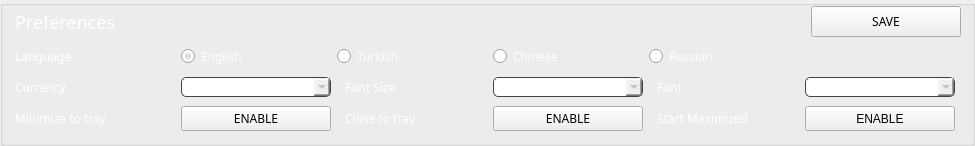
          <widget class="QGroupBox" name="groupBox_9">
           <property name="sizePolicy">
            <sizepolicy hsizetype="Preferred" vsizetype="Preferred">
             <horstretch>0</horstretch>
             <verstretch>0</verstretch>
            </sizepolicy>
           </property>
           <property name="styleSheet">
            <string notr="true">border-bottom: 1px solid #444;
</string>
           </property>
           <property name="title">
            <string/>
           </property>
           <layout class="QGridLayout" name="gridLayout_20">
            <property name="leftMargin">
             <number>12</number>
            </property>
            <property name="topMargin">
             <number>0</number>
            </property>
            <property name="bottomMargin">
             <number>12</number>
            </property>
            <item row="3" column="5">
             <widget class="QPushButton" name="b2_startMaximized">
              <property name="sizePolicy">
               <sizepolicy hsizetype="Expanding" vsizetype="Fixed">
                <horstretch>0</horstretch>
                <verstretch>0</verstretch>
               </sizepolicy>
              </property>
              <property name="minimumSize">
               <size>
                <width>150</width>
                <height>20</height>
               </size>
              </property>
              <property name="maximumSize">
               <size>
                <width>220</width>
                <height>25</height>
               </size>
              </property>
              <property name="text">
               <string>ENABLE</string>
              </property>
             </widget>
            </item>
            <item row="1" column="1" colspan="5">
             <layout class="QHBoxLayout" name="horizontalLayout_8">
              <item>
               <widget class="QRadioButton" name="m_english">
                <property name="sizePolicy">
                 <sizepolicy hsizetype="Expanding" vsizetype="Fixed">
                  <horstretch>0</horstretch>
                  <verstretch>0</verstretch>
                 </sizepolicy>
                </property>
                <property name="minimumSize">
                 <size>
                  <width>150</width>
                  <height>20</height>
                 </size>
                </property>
                <property name="maximumSize">
                 <size>
                  <width>150</width>
                  <height>20</height>
                 </size>
                </property>
                <property name="font">
                 <font>
                  <family>Poppins</family>
                 </font>
                </property>
                <property name="styleSheet">
                 <string notr="true">color: #fff; 

 border: 0px;</string>
                </property>
                <property name="text">
                 <string>English</string>
                </property>
                <property name="icon">
                 <iconset resource="../../resources.qrc">
                  <normaloff>:/images/flags/en</normaloff>:/images/flags/en</iconset>
                </property>
                <property name="checked">
                 <bool>true</bool>
                </property>
                <attribute name="buttonGroup">
                 <string notr="true">buttonGroup</string>
                </attribute>
               </widget>
              </item>
              <item>
               <widget class="QRadioButton" name="m_turkish">
                <property name="sizePolicy">
                 <sizepolicy hsizetype="Expanding" vsizetype="Fixed">
                  <horstretch>0</horstretch>
                  <verstretch>0</verstretch>
                 </sizepolicy>
                </property>
                <property name="minimumSize">
                 <size>
                  <width>150</width>
                  <height>20</height>
                 </size>
                </property>
                <property name="maximumSize">
                 <size>
                  <width>150</width>
                  <height>20</height>
                 </size>
                </property>
                <property name="font">
                 <font>
                  <family>Poppins</family>
                 </font>
                </property>
                <property name="styleSheet">
                 <string notr="true">color: #fff; 

 border: 0px;</string>
                </property>
                <property name="text">
                 <string>Turkish</string>
                </property>
                <property name="icon">
                 <iconset resource="../../resources.qrc">
                  <normaloff>:/images/flags/tr</normaloff>:/images/flags/tr</iconset>
                </property>
                <property name="checked">
                 <bool>false</bool>
                </property>
                <attribute name="buttonGroup">
                 <string notr="true">buttonGroup</string>
                </attribute>
               </widget>
              </item>
              <item>
               <widget class="QRadioButton" name="m_chinese">
                <property name="sizePolicy">
                 <sizepolicy hsizetype="Expanding" vsizetype="Fixed">
                  <horstretch>0</horstretch>
                  <verstretch>0</verstretch>
                 </sizepolicy>
                </property>
                <property name="minimumSize">
                 <size>
                  <width>150</width>
                  <height>20</height>
                 </size>
                </property>
                <property name="maximumSize">
                 <size>
                  <width>150</width>
                  <height>20</height>
                 </size>
                </property>
                <property name="font">
                 <font>
                  <family>Poppins</family>
                 </font>
                </property>
                <property name="styleSheet">
                 <string notr="true">color: #fff; 

 border: 0px;</string>
                </property>
                <property name="text">
                 <string>Chinese</string>
                </property>
                <property name="icon">
                 <iconset resource="../../resources.qrc">
                  <normaloff>:/images/flags/cn</normaloff>:/images/flags/cn</iconset>
                </property>
                <property name="checked">
                 <bool>false</bool>
                </property>
                <attribute name="buttonGroup">
                 <string notr="true">buttonGroup</string>
                </attribute>
               </widget>
              </item>
              <item>
               <widget class="QRadioButton" name="m_russian">
                <property name="sizePolicy">
                 <sizepolicy hsizetype="Expanding" vsizetype="Fixed">
                  <horstretch>0</horstretch>
                  <verstretch>0</verstretch>
                 </sizepolicy>
                </property>
                <property name="minimumSize">
                 <size>
                  <width>150</width>
                  <height>20</height>
                 </size>
                </property>
                <property name="maximumSize">
                 <size>
                  <width>150</width>
                  <height>20</height>
                 </size>
                </property>
                <property name="font">
                 <font>
                  <family>Poppins</family>
                 </font>
                </property>
                <property name="styleSheet">
                 <string notr="true">color: #fff; 

 border: 0px;</string>
                </property>
                <property name="text">
                 <string>Russian</string>
                </property>
                <property name="icon">
                 <iconset resource="../../resources.qrc">
                  <normaloff>:/images/flags/ru</normaloff>:/images/flags/ru</iconset>
                </property>
                <property name="checked">
                 <bool>false</bool>
                </property>
                <attribute name="buttonGroup">
                 <string notr="true">buttonGroup</string>
                </attribute>
               </widget>
              </item>
              <item>
               <spacer name="horizontalSpacer_11">
                <property name="orientation">
                 <enum>Qt::Horizontal</enum>
                </property>
                <property name="sizeHint" stdset="0">
                 <size>
                  <width>40</width>
                  <height>20</height>
                 </size>
                </property>
               </spacer>
              </item>
             </layout>
            </item>
            <item row="1" column="0">
             <widget class="QLabel" name="label_34">
              <property name="sizePolicy">
               <sizepolicy hsizetype="Minimum" vsizetype="Preferred">
                <horstretch>0</horstretch>
                <verstretch>0</verstretch>
               </sizepolicy>
              </property>
              <property name="minimumSize">
               <size>
                <width>160</width>
                <height>25</height>
               </size>
              </property>
              <property name="maximumSize">
               <size>
                <width>180</width>
                <height>25</height>
               </size>
              </property>
              <property name="font">
               <font>
                <family>Poppins</family>
               </font>
              </property>
              <property name="styleSheet">
               <string notr="true">color: #fff; 
border: 0px;
background: transparent;</string>
              </property>
              <property name="text">
               <string>Language</string>
              </property>
              <property name="alignment">
               <set>Qt::AlignLeading|Qt::AlignLeft|Qt::AlignVCenter</set>
              </property>
             </widget>
            </item>
            <item row="3" column="1">
             <widget class="QPushButton" name="b2_minToTrayButton">
              <property name="sizePolicy">
               <sizepolicy hsizetype="Expanding" vsizetype="Fixed">
                <horstretch>0</horstretch>
                <verstretch>0</verstretch>
               </sizepolicy>
              </property>
              <property name="minimumSize">
               <size>
                <width>150</width>
                <height>20</height>
               </size>
              </property>
              <property name="maximumSize">
               <size>
                <width>220</width>
                <height>25</height>
               </size>
              </property>
              <property name="font">
               <font>
                <family>Poppins</family>
               </font>
              </property>
              <property name="styleSheet">
               <string notr="true">/* This button style is handled automatically by OverviewFrame:setStyles() (in OverviewFrame.cpp) */</string>
              </property>
              <property name="text">
               <string>ENABLE</string>
              </property>
             </widget>
            </item>
            <item row="2" column="0">
             <widget class="QLabel" name="label_35">
              <property name="sizePolicy">
               <sizepolicy hsizetype="Minimum" vsizetype="Preferred">
                <horstretch>0</horstretch>
                <verstretch>0</verstretch>
               </sizepolicy>
              </property>
              <property name="minimumSize">
               <size>
                <width>0</width>
                <height>25</height>
               </size>
              </property>
              <property name="maximumSize">
               <size>
                <width>180</width>
                <height>25</height>
               </size>
              </property>
              <property name="font">
               <font>
                <family>Poppins</family>
               </font>
              </property>
              <property name="styleSheet">
               <string notr="true">color: #fff; 
border: 0px;
</string>
              </property>
              <property name="text">
               <string>Currency</string>
              </property>
              <property name="alignment">
               <set>Qt::AlignLeading|Qt::AlignLeft|Qt::AlignVCenter</set>
              </property>
             </widget>
            </item>
            <item row="3" column="3">
             <widget class="QPushButton" name="b2_closeToTrayButton">
              <property name="sizePolicy">
               <sizepolicy hsizetype="Expanding" vsizetype="Fixed">
                <horstretch>0</horstretch>
                <verstretch>0</verstretch>
               </sizepolicy>
              </property>
              <property name="minimumSize">
               <size>
                <width>150</width>
                <height>20</height>
               </size>
              </property>
              <property name="maximumSize">
               <size>
                <width>220</width>
                <height>25</height>
               </size>
              </property>
              <property name="font">
               <font>
                <family>Poppins</family>
               </font>
              </property>
              <property name="styleSheet">
               <string notr="true">/* This button style is handled automatically by OverviewFrame:setStyles() (in OverviewFrame.cpp) */</string>
              </property>
              <property name="text">
               <string>ENABLE</string>
              </property>
             </widget>
            </item>
            <item row="2" column="3">
             <widget class="QComboBox" name="m_size">
              <property name="minimumSize">
               <size>
                <width>150</width>
                <height>20</height>
               </size>
              </property>
              <property name="styleSheet">
               <string notr="true">border: 1px solid #444;
border-radius: 5px;


color: #aaa;</string>
              </property>
             </widget>
            </item>
            <item row="2" column="5">
             <widget class="QComboBox" name="m_font">
              <property name="minimumSize">
               <size>
                <width>150</width>
                <height>20</height>
               </size>
              </property>
              <property name="styleSheet">
               <string notr="true">border: 1px solid #444;
border-radius: 5px;


color: #aaa;</string>
              </property>
             </widget>
            </item>
            <item row="2" column="4">
             <widget class="QLabel" name="label_17">
              <property name="maximumSize">
               <size>
                <width>200</width>
                <height>16777215</height>
               </size>
              </property>
              <property name="font">
               <font>
                <family>Poppins</family>
               </font>
              </property>
              <property name="styleSheet">
               <string notr="true">color: #fff; 
padding-left: 5px;
 border: 0px;</string>
              </property>
              <property name="text">
               <string>Font</string>
              </property>
             </widget>
            </item>
            <item row="3" column="0">
             <widget class="QLabel" name="label_44">
              <property name="sizePolicy">
               <sizepolicy hsizetype="Minimum" vsizetype="Preferred">
                <horstretch>0</horstretch>
                <verstretch>0</verstretch>
               </sizepolicy>
              </property>
              <property name="minimumSize">
               <size>
                <width>0</width>
                <height>25</height>
               </size>
              </property>
              <property name="maximumSize">
               <size>
                <width>180</width>
                <height>25</height>
               </size>
              </property>
              <property name="font">
               <font>
                <family>Poppins</family>
               </font>
              </property>
              <property name="styleSheet">
               <string notr="true">color: #fff; 
border: 0px;
background: transparent;</string>
              </property>
              <property name="text">
               <string>Minimize to tray</string>
              </property>
              <property name="alignment">
               <set>Qt::AlignLeading|Qt::AlignLeft|Qt::AlignVCenter</set>
              </property>
             </widget>
            </item>
            <item row="2" column="1">
             <widget class="QComboBox" name="m_language">
              <property name="minimumSize">
               <size>
                <width>0</width>
                <height>20</height>
               </size>
              </property>
              <property name="styleSheet">
               <string notr="true">border: 1px solid #444;
border-radius: 5px;


color: #aaa;</string>
              </property>
              <property name="editable">
               <bool>false</bool>
              </property>
              <property name="currentIndex">
               <number>-1</number>
              </property>
             </widget>
            </item>
            <item row="0" column="0">
             <widget class="QLabel" name="label_30">
              <property name="sizePolicy">
               <sizepolicy hsizetype="Minimum" vsizetype="Preferred">
                <horstretch>0</horstretch>
                <verstretch>0</verstretch>
               </sizepolicy>
              </property>
              <property name="minimumSize">
               <size>
                <width>0</width>
                <height>32</height>
               </size>
              </property>
              <property name="maximumSize">
               <size>
                <width>180</width>
                <height>32</height>
               </size>
              </property>
              <property name="sizeIncrement">
               <size>
                <width>0</width>
                <height>0</height>
               </size>
              </property>
              <property name="font">
               <font>
                <family>Poppins</family>
                <pointsize>-1</pointsize>
               </font>
              </property>
              <property name="styleSheet">
               <string notr="true">color: #fff; 
font-size: 18px;
 border: 0px;</string>
              </property>
              <property name="text">
               <string>Preferences</string>
              </property>
              <property name="alignment">
               <set>Qt::AlignLeading|Qt::AlignLeft|Qt::AlignVCenter</set>
              </property>
             </widget>
            </item>
            <item row="3" column="4">
             <widget class="QLabel" name="label_18">
              <property name="minimumSize">
               <size>
                <width>150</width>
                <height>20</height>
               </size>
              </property>
              <property name="font">
               <font>
                <family>Poppins</family>
               </font>
              </property>
              <property name="styleSheet">
               <string notr="true">color: #fff; 
padding-left: 5px;
 border: 0px;</string>
              </property>
              <property name="text">
               <string>Start Maximized</string>
              </property>
             </widget>
            </item>
            <item row="2" column="2">
             <widget class="QLabel" name="label_10">
              <property name="maximumSize">
               <size>
                <width>200</width>
                <height>16777215</height>
               </size>
              </property>
              <property name="font">
               <font>
                <family>Poppins</family>
               </font>
              </property>
              <property name="styleSheet">
               <string notr="true">color: #fff; 
padding-left: 5px;
 border: 0px;</string>
              </property>
              <property name="text">
               <string>Font Size</string>
              </property>
              <property name="alignment">
               <set>Qt::AlignLeading|Qt::AlignLeft|Qt::AlignVCenter</set>
              </property>
             </widget>
            </item>
            <item row="3" column="2">
             <widget class="QLabel" name="label_45">
              <property name="sizePolicy">
               <sizepolicy hsizetype="Expanding" vsizetype="Fixed">
                <horstretch>0</horstretch>
                <verstretch>0</verstretch>
               </sizepolicy>
              </property>
              <property name="minimumSize">
               <size>
                <width>150</width>
                <height>20</height>
               </size>
              </property>
              <property name="maximumSize">
               <size>
                <width>220</width>
                <height>20</height>
               </size>
              </property>
              <property name="font">
               <font>
                <family>Poppins</family>
               </font>
              </property>
              <property name="styleSheet">
               <string notr="true">color: #fff; 
padding-left: 5px;
 border: 0px;</string>
              </property>
              <property name="text">
               <string>Close to tray</string>
              </property>
              <property name="alignment">
               <set>Qt::AlignLeading|Qt::AlignLeft|Qt::AlignVCenter</set>
              </property>
             </widget>
            </item>
            <item row="0" column="1" colspan="6">
             <layout class="QHBoxLayout" name="horizontalLayout_9">
              <item>
               <spacer name="horizontalSpacer_12">
                <property name="orientation">
                 <enum>Qt::Horizontal</enum>
                </property>
                <property name="sizeHint" stdset="0">
                 <size>
                  <width>40</width>
                  <height>32</height>
                 </size>
                </property>
               </spacer>
              </item>
              <item>
               <widget class="QPushButton" name="b1_saveLanguageButton">
                <property name="minimumSize">
                 <size>
                  <width>150</width>
                  <height>31</height>
                 </size>
                </property>
                <property name="maximumSize">
                 <size>
                  <width>150</width>
                  <height>31</height>
                 </size>
                </property>
                <property name="font">
                 <font>
                  <family>Poppins</family>
                 </font>
                </property>
                <property name="styleSheet">
                 <string notr="true">/* This button style is handled automatically by OverviewFrame:setStyles() (in OverviewFrame.cpp) */</string>
                </property>
                <property name="text">
                 <string>SAVE</string>
                </property>
               </widget>
              </item>
             </layout>
            </item>
           </layout>
          </widget>
